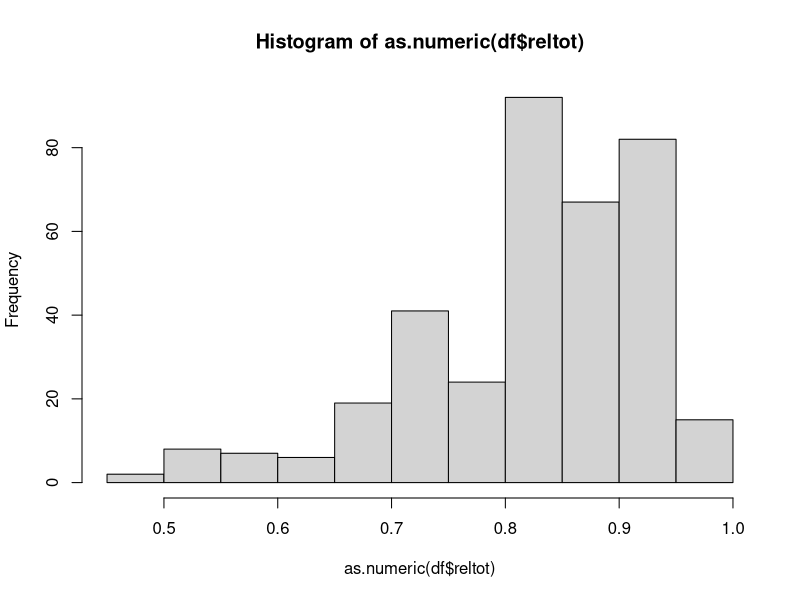
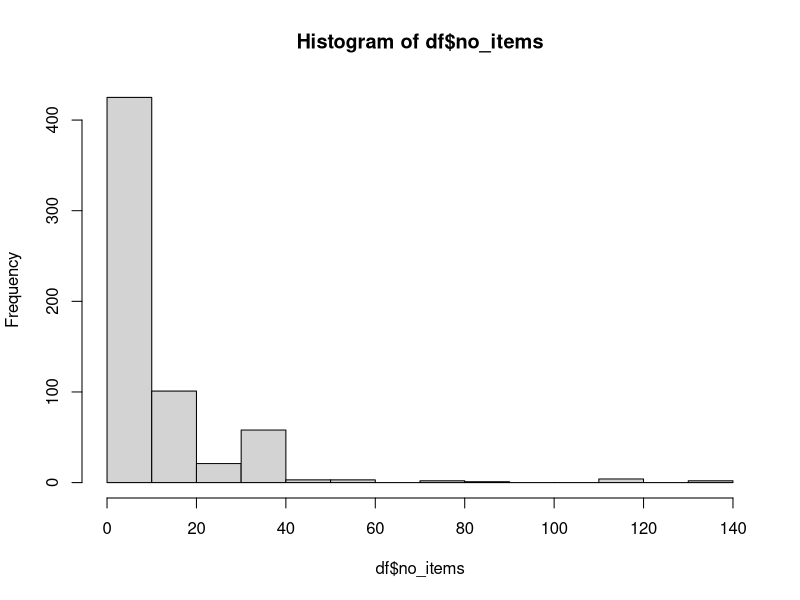

Reproduce these figures in R, in order. (Note: this script raises an error after producing the figures.)
### CODE FOR MAIN STUDY SYSTEMATIC REVIEW MEASUREMENT INVARIANCE ##
### This is code to sample articles for which we will attempt to perform measurement invariance checks for step 2, 3, and 4
rm(list=ls())        # clear workspace
require("lavaan")    # to simulate factor model and run MI tests
require("readxl")    # to load codebook
require("writexl")   # to write away final codebooks

# function to check how many groups are compared for each study
assign.groups <- function(x) {
  if(is.na(x['n3_rep'])) {
    no_group <- 2
  } else if(is.na(x['n4_rep'])) {
    no_group <- 3
  } else if(is.na(x['n5_rep'])) {
    no_group <- 4 
  } else {
    no_group <- 5
  }
  return(no_group)
}

# load data from main study
df <- read_excel("../data/codebook-main-step1.xlsx") # load data

temp <- df[df$reflective==1,]
temp <- temp[!is.na(temp$reflective),]
temp2 <- temp[!temp$mitest_rep==1,]

# give all data points a unique id so we can delete doubles later
df$id <- 1:nrow(df)

# filter out studies that reported on doing a measurement invariance check
df$mitest_rep <- as.numeric(df$mitest_rep)
df.checked <- subset(df,mitest_rep == 1) 

# check distribution of reliabilities of all studies
df$reltot <- as.numeric(df$reltot)
hist(as.numeric(df$reltot))
mean(df$reltot, na.rm=T) # 0.83

# check distribution of number of items of all studies
df$no_items <- as.numeric(df$no_items)
hist(df$no_items)

# remove studies that checked for MI
df.notchecked <- subset(df,mitest_rep == 0)

# select only studies that report reliability and number of items
dfs <- df.notchecked[!is.na(df.notchecked$reltot) & df.notchecked$no_items != "NA" & !is.na(df.notchecked$no_items),]

# some studies have sample sizes for groups but not the total one. 
# we will assign n_rep = sum of all the group sample sizes

# calculate inter item correlation for all studies
dfs$iic <- -(dfs$reltot / (dfs$no_items * dfs$reltot - dfs$reltot - dfs$no_items))
dfs <- as.data.frame(dfs)

# how many groups are compared for each row?
dfs$no_group <- apply(dfs,1,assign.groups)

# simulate factor model and check power to detect measurement non-invariance in the intercepts
for (i in 1:nrow(dfs)) {
  
  # simulate one-factor model with specific parameter values
  k <- dfs$no_group[i]
  
  # extract sample size for each level of k groups
  if (k == 2) {
    
    nobs <- as.numeric(c(dfs$n1_rep[i],dfs$n2_rep[i]))
    
  } else if (k == 3) {
    
    nobs <- as.numeric(c(dfs$n1_rep[i],dfs$n2_rep[i],dfs$n3_rep[i]))
    
  } else if (k == 4) {
    
    nobs <- as.numeric(c(dfs$n1_rep[i],dfs$n2_rep[i],dfs$n3_rep[i],dfs$n4_rep[i]))
    
  } else if (k == 5) {
    
    nobs <- as.numeric(c(dfs$n1_rep[i],dfs$n2_rep[i],dfs$n3_rep[i],dfs$n4_rep[i],dfs$n5_rep[i]))
    
  }
  
  # if no group sample sizes reported, take the total sample size and divide it by the number of groups
  if (is.na(nobs[1])) {
    
    nobs <- round(rep(as.numeric(dfs$n_rep[i])/k,k))

  }
  
  # number of items
  q <- dfs$no_items[i]
  
  # factor loadings (square root of the inter-item correlation)
  lambdas <- rep(sqrt(dfs$iic[i]),q)
  lambda <- matrix(c(lambdas), nrow = q, ncol = 1) 
  
  # error variances (1 - lambda^2)
  errorvar <- 1 - lambdas[1:q] * lambdas[1:q]  
  theta <- matrix(0,nrow=q,ncol=q)
  diag(theta) <- errorvar
  
  # latent variance
  phi <- 1 
  
  # assign values to item intercepts 
  # (50% of groups gets intercept difference of 0.5 in all items, see line 182 for more info)
  if (k == 2) {
    
    nu <- c(0,0.5)
    
  } else if (k == 3) {
    
    nu <- c(0,0,0.5)
    
  } else if (k == 4) {
    
    nu <- c(0,0,0.5,0.5)
    
  } else if (k == 5) {
    
    nu <- c(0,0,0,0.5,0.5)
    
  }
  
  # latent mean estimate
  alpha <- rep(0,k)
  
  # column names for covariance matrices and mean vectors (needed to estimate in lavaan)
  colnms <- NA
  for(z in 1:q){
    colnms[z] <- paste0('V', z)
  }
  
  # construct covariance matrices and mean vectors for each level of k
  if (k == 2) {
    
    mu.pop.1 <- nu[1] + lambda %*% alpha[1]									                   
    mu.pop.2 <- nu[2] + lambda %*% alpha[2]
    mu.pop <- list(mu.pop.1,mu.pop.2)
    
    sigma.pop.1 <- lambda %*% phi %*% t(lambda) + theta
    colnames(sigma.pop.1) <- colnms
    sigma.pop <- list(sigma.pop.1,sigma.pop.1)
    
    
  } else if (k == 3) {
    
    mu.pop.1 <- nu[1] + lambda %*% alpha[1]									                   									                   
    mu.pop.2 <- nu[2] + lambda %*% alpha[2]
    mu.pop.3 <- nu[3] + lambda %*% alpha[3]
    mu.pop <- list(mu.pop.1,mu.pop.2,mu.pop.3)
    
    sigma.pop.1 <- lambda %*% phi %*% t(lambda) + theta
    colnames(sigma.pop.1) <- colnms
    sigma.pop <- list(sigma.pop.1,sigma.pop.1,sigma.pop.1)
    
  } else if (k == 4) {
    
    mu.pop.1 <- nu[1] + lambda %*% alpha[1]									                   
    mu.pop.2 <- nu[2] + lambda %*% alpha[2]
    mu.pop.3 <- nu[3] + lambda %*% alpha[3]
    mu.pop.4 <- nu[4] + lambda %*% alpha[4]
    mu.pop <- list(mu.pop.1,mu.pop.2,mu.pop.3,mu.pop.4)
    
    sigma.pop.1 <- lambda %*% phi %*% t(lambda) + theta
    colnames(sigma.pop.1) <- colnms
    sigma.pop <- list(sigma.pop.1,sigma.pop.1,sigma.pop.1,sigma.pop.1)
    
  } else if (k == 5) {
    
    mu.pop.1 <- nu[1] + lambda %*% alpha[1]									                   
    mu.pop.2 <- nu[2] + lambda %*% alpha[2]
    mu.pop.3 <- nu[3] + lambda %*% alpha[3]
    mu.pop.4 <- nu[4] + lambda %*% alpha[4]
    mu.pop.5 <- nu[5] + lambda %*% alpha[5]
    mu.pop <- list(mu.pop.1,mu.pop.2,mu.pop.3,mu.pop.4,mu.pop.5)
    
    sigma.pop.1 <- lambda %*% phi %*% t(lambda) + theta
    colnames(sigma.pop.1) <- colnms
    sigma.pop <- list(sigma.pop.1,sigma.pop.1,sigma.pop.1,sigma.pop.1,sigma.pop.1)
    
  }
  
  # we assigned bias in all indicators for 50% of the groups, but we only need bias in 1/3 of those indicators
  # here we assign an intercept of 0 (no bias) to 2/3 of the indicators that were 0.50. 
  for(x in 2:k){
    mu.pop[[x]][((round(q/3))+1):q] <- 0
  }
  
  # construct model syntax for lavaan to analyze
  mods.metric <- mods.scalar <- NA

  for(l in 1:q){
    mods.metric[l] <- c(paste0("F1 =~", 'V', l))
    mods.scalar[l] <- c(paste0("F1 =~", 'V', l))
    
  }

  mods.metric[q+1] <- paste0("F1~ c(", paste0(rep(0,k), sep= "",collapse = ","), ")*1")
  mods.scalar[q+1] <- paste0("F1~ c(0,", paste0(rep(NA,k-1), sep= "",collapse = ","), ")*1")
  
  # Fit metric (loadings equal across groups) and scalar invariance (loadings and intercepts equal across groups) models
  mod.metric <- cfa(mods.metric, sample.cov = sigma.pop, sample.mean = mu.pop, sample.nobs = nobs, std.lv=T, group.equal = c("loadings"))
  mod.scalar <- cfa(mods.scalar, sample.cov = sigma.pop, sample.mean = mu.pop, sample.nobs = nobs, std.lv=T, group.equal = c("loadings","intercepts"))
  
  # likelihood ratio test between the models
  mod <- anova(mod.metric,mod.scalar)

  # extract chisquare difference between the two models as NCP + extract degrees of freedom
  ncp <- mod$`Chisq diff`[2]
  dof <- mod$`Df`[2] - mod$`Df`[1]
  
  # power estimate given degrees of freedom and NCP
  # indicates power to detect intercept non-invariance in 1/3 of the indicators for 1/2 of the groups
  power.cfa.th <- 1 - pchisq(qchisq(.95, df = dof), df = dof, ncp = ncp) 
  dfs$powerncp[i] <- as.numeric(power.cfa.th)
}

# select only those studies that have a power to detect non-invariance of > 0.80
df.select <- dfs[dfs$powerncp > 0.80,1:39]

# are the colnames for the selected studies and the ones reporting on MI the same?
colnames(df.select) == colnames(df.checked)
# id variable is only included in df.checked, not df.select

# multiple ids in both dataframes?
unique(df.checked$id) %in% unique(df.select$id)
unique(df.select$id) %in% unique(df.checked$id)

# save dataset of studies that investigated MI (step 2 and step 3)
write_xlsx(df.checked, "../data/codebook-main-step2step3-sample-without-results.xlsx")

# save final dataset of studies that we will attempt to reproduce
write_xlsx(df.select, "../data/codebook-main-step4-sample-without-results.xlsx")
